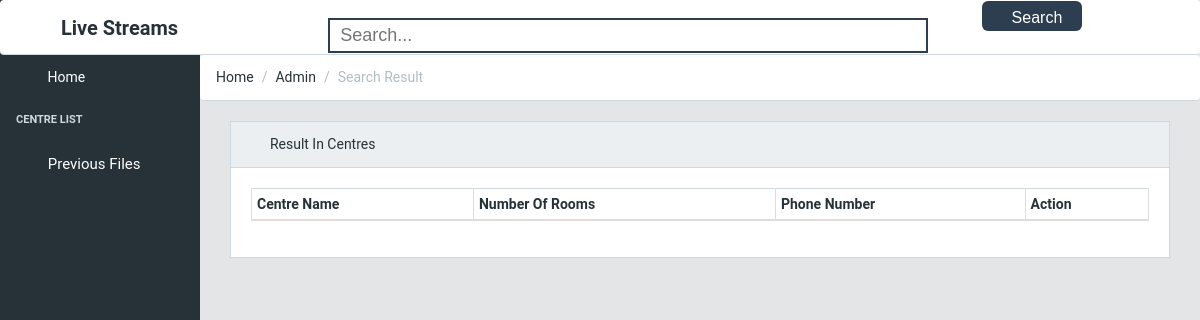
The page /search.php on the database as committed earlier.
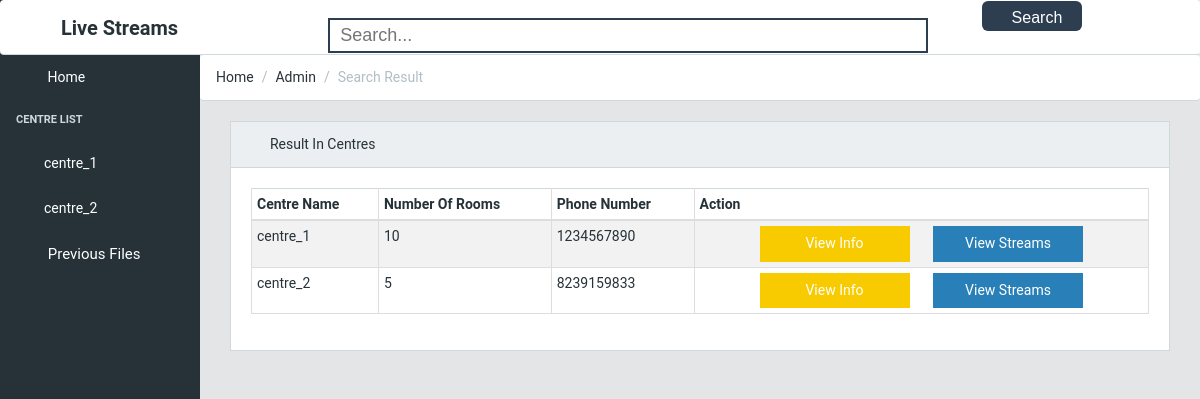
The same page on the database as committed later.
### tables this page shows
CREATE TABLE `centres` (
  `username` varchar(255) NOT NULL,
  `password` varchar(255) NOT NULL,
  `name` varchar(255) NOT NULL,
  `phone` bigint(20) NOT NULL,
  `rooms` int(11) NOT NULL,
  `address` text NOT NULL
);

### search.php (the view, shortened to what the changed rows need)
<?php
	include('connection.php');
	$viewn = $_GET['viewer'];
	$title = $_GET['title'];
	echo '<!DOCTYPE html>
	<html lang="en"><head><meta http-equiv="Content-Type" content="text/html; charset=UTF-8">
        <link href="./helper/font-awesome.min.css" rel="stylesheet">
        <link href="./helper/simple-line-icons.css" rel="stylesheet">
		<link rel="stylesheet" href="helper/bootstrap.min.css">
        <link href="./helper/style.css" rel="stylesheet">
		<link href="styles.css" rel="stylesheet">
    </head>
    <body class="navbar-fixed sidebar-nav fixed-nav  pace-done"><div class="pace  pace-inactive"><div class="pace-progress" data-progress-text="100%" data-progress="99" style="transform: translate3d(100%, 0px, 0px);">
</div>
<div class="pace-activity"></div></div>
        <header class="navbar">
            <div class="container-fluid">
				<h style="font-size:20px;float:left;margin-left:5%"><b>Live Streams</b></h>';
				?>
				<form  autocomplete="off" style="float:left" id="contact-form" method="post" >
				<?php
                echo '
				<script>
					function search(){
						var title=$("#title").val();
						if(title=="")
						$("#result").html("");
						if(title!=""&&title.length>=1){
							$.ajax({
								type:"post",
								url:"search1.php",
								data:"title= "+title.trim(" ")+" '.$viewn.'",
								success:function(datav){
									$("#result").html(datav);
								 }
								});
							}
					}
				</script>
				</form>
				<ul class="nav navbar-nav pull-right hidden-md-down" style="margin-right:20px">
                    <li class="nav-item dropdown">
                        <a href="viewerLog.php">
                            <span class="hidden-md-down">'.$viewn.'</span>
                        </a>
                    </li>
                </ul>
            </div>
        </header>
		<div class="sidebar">
            <nav class="sidebar-nav open" style="height: 558px;">
                <ul class="nav">
					<li class="nav-item">
                        <a class="nav-link" href="viewHome.php?viewer='.$viewn.'"><i class="icon-speedometer"></i> Home </a>
                    </li>
                    <li class="nav-title">
                        Centre List
                    </li>';
					$result = mysqli_query($conn,"SELECT * FROM centres");
					while($run = mysqli_fetch_assoc($result)){
						$row = mysqli_query($conn,"SELECT min(id) as streamnum FROM streams where name = 'Room_1' AND centre = '".$run['username']."'");
						$num = mysqli_fetch_assoc($row);
                    echo '<li class="nav-item nav-dropdown">
                        <a class="nav-link" href="mainStream.php?stream='.$num['streamnum'].'&viewer='.$viewn.'"><i class="icon-puzzle"></i>'.$run['username'].'</a>
                    </li>
					';}
					echo '
					<li class="nav-item">
                        <a class="nav-link" href="previous.php?viewer='.$viewn.'" style="font-size:15px"><i class="icon-speedometer"></i> Previous Files </a>
                    </li>
                </ul>
            </nav>
        </div>
        <main class="main">
            <ol class="breadcrumb">
                <li class="breadcrumb-item">Home</li>
                <li class="breadcrumb-item">Admin</a></li>
                <li class="breadcrumb-item active">Search Result</li>
            </ol>
            <div class="container-fluid">
                <div class="animated fadeIn">
                    <div class="row">
						<div class="col-lg-12">
                            <div class="card">
                                <div class="card-header"><i class="fa fa-align-justify"></i>Result In Centres</div>
                                <div class="card-block">
                                    <table class="table table-bordered table-striped table-condensed">';?>
										<?php
											echo'<thead>
												<tr>
													<th>Centre Name</th>
													<th>Number Of Rooms</th>
													<th>Phone Number</th>
													<th>Action</th>
												</tr>
											</thead>
											<tbody>';
											$result = mysqli_query($conn,"SELECT * FROM centres where username like '$title%' or name like '$title%' or address like '$title%'");
											if(mysqli_num_rows($result)>0){
												while($run = mysqli_fetch_assoc($result)){
													$row = mysqli_query($conn,"SELECT min(id) as streamnum FROM streams where name = 'Room_1' AND centre = '".$run['username']."'");
													$num = mysqli_fetch_assoc($row);
												echo '
													<tr>
														<td>'.$run['username'].'</td>
														<td>'.$run['rooms'].'</td>
														<td>'.$run['phone'].'</td>
														<td style="text-align:center">
															<button class="btn_view" id="'.$run['username'].'" onclick="viewInfoPage(this.id)" >View Info</button>
															<button class="btn_stream" id="'.$num['streamnum'].'" onclick="editPage(this.id)">View Streams</button>
														</td>
													</tr>';
												}
											}
										echo '
                                        </tbody>
                                    </table>
                                </div>
                            </div>
                        </div>
					</div>
                </div>
            </div>
        </main>
        <script src="./Table_files/jquery.min.js.download"></script>
        <script src="./Table_files/tether.min.js.download"></script>
        <script src="./Table_files/bootstrap.min.js.download"></script>
        <script src="./Table_files/pace.min.js.download"></script>
        <script src="./Table_files/Chart.min.js.download"></script>
        <script src="./Table_files/app.js.download"></script>
		<script>
			function viewInfoPage(id)
			{
				document.location.href = "viewInfo1.php?choice="+id+"&viewer="+"'.$viewn.'";
			}
			function editPage(id)
			{
				document.location.href = "mainStream.php?stream="+id+"&viewer="+"'.$viewn.'";
			}
			function viewerPage(id)
			{
				document.location.href = "viewerInfo1.php?choice="+id+"&viewer="+"'.$viewn.'";
			}
			function editVPage(id)
			{
			document.location.href = "editViewer1.php?choice="+id+"&viewer="+"'.$viewn.'";
			}
		</script>
</body></html>';?>

Rows that differ between the two databases and show on the page:
added centres: username "centre_1", rooms "10", phone "1234567890"
added centres: username "centre_2", rooms "5", phone "8239159833"
